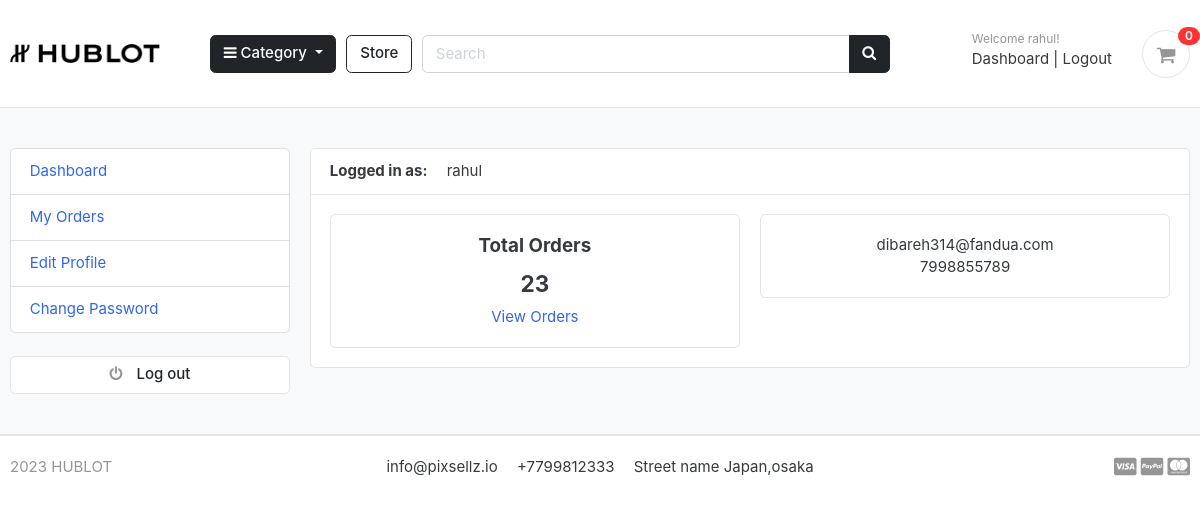
Screenshot of /accounts/dashboard/ (signed in) with the database file from the repository.
### accounts/models.py (models this page shows, shortened)
class Account(AbstractBaseUser):
    first_name = models.CharField(max_length=50)
    last_name  = models.CharField(max_length=50)
    username  = models.CharField(max_length=50, unique=True)
    email  = models.EmailField(max_length=100, unique=True)
    phone_number  = models.CharField(max_length=50)
    is_block      = models.BooleanField(default=False)
    date_joined   = models.DateTimeField(auto_now_add=True)
    last_login    = models.DateTimeField(auto_now_add=True)
    is_admin      = models.BooleanField(default=False)
    is_staff      = models.BooleanField(default=False)
    is_active     = models.BooleanField(default=False)
    is_superadmin = models.BooleanField(default=False)
    USERNAME_FIELD  = 'email'
    REQUIRED_FIELDS = ['username', 'first_name', 'last_name']
    objects = MyAccountManager()      #we need to tell Account that we are using myaccmanager

### accounts/views.py (the view)
# urls.py: path('dashboard/', views.dashboard, name='dashboard'),
@login_required(login_url = 'login')
def dashboard(request):
    orders       = Order.objects.order_by('-created_at').filter(user_id = request.user.id, is_ordered=True)
    orders_count = orders.count()
    context = {
        'orders_count': orders_count,
    }
    return render(request, 'accounts/dashboard.html', context)

### cart/context_processors.py (called while the page is built)
def counter(request):
    cart_count = 0
    if 'admin' in request.path:
        return {}
    else:
        try:
            cart = Cart.objects.filter(cart_id=_cart_id(request))
            if request.user.is_authenticated:
                 cart_items = CartItem.objects.all().filter(user=request.user)
            else:
                 cart_items = CartItem.objects.all().filter(cart=cart[:1])
            for cart_item in cart_items:
                cart_count += cart_item.quantity
        except Cart.DoesNotExist:
            cart_count = 0
    return dict(cart_count=cart_count)

### cart/views.py (called while the page is built)
def _cart_id(request):
    cart     = request.session.session_key
    if not cart:
        cart = request.session.create()
    return cart

### category/context_processors.py (called while the page is built)
def menu_links(request):
    links = Category.objects.all()
    return dict(links=links)

### category/models.py (called while the page is built)
    def get_url(self):
            return reverse('products_by_category', args=[self.slug])

### templates/accounts/dashboard.html (shortened to what this page needs)
{% extends 'base.html' %}
{% block content %}
<section class="section-conten padding-y bg">
	<div class="container">
		<div class="row">
			{% include 'includes/dashboard_sidebar.html' %}
			<main class="col-md-9">
				<article class="card">
					<header class="card-header">
						<strong class="d-inline-block mr-3">Logged in as:</strong>
						<span>{{user.first_name}}</span>
					</header>
					<div class="card-body">
						<div class="row">
							<div class="col-md-6">
								<div class="card" style="text-align:center;">
									<div class="card-body">
										<h5 class="card-title">Total Orders</h5>
										<h4>{{orders_count}}</h4>
										<a href="{% url 'my_orders' %}">View Orders</a>
									</div>
								</div>
							</div>
							<div class="col-md-6">
								<div class="card" style="text-align:center;">
									<div class="card-body">
										<p class="mb-0">{{user.email}}</p>
										<p>{{user.phone_number}}</p>
									</div>
								</div>
							</div>
						</div>
					</div>
				</article>
			</main>
		</div>
	</div>
</section>
{% endblock %}

### templates/includes/navbar.html (shortened to what this page needs)
{% load static %}
    <header class="section-header">
        <section class="header-main border-bottom">
            <div class="container-fluid">
        <div class="row align-items-center">
            <div class="col-lg-2 col-md-3 col-6">
                <a href="{% url 'home' %}" class="brand-wrap" >
                    <img class="logo" src="{% static './images/watchlogo.jpg' %}" width = '150px' style = "max-height:77px;" >
                </a>
            </div>
            <div class="col-lg col-sm col-md col-6 flex-grow-0">
                <div class="category-wrap dropdown d-inline-block float-right">
                    <button type="button" class="btn btn-dark dropdown-toggle" data-toggle="dropdown">
                        <i class="fa fa-bars"></i> Category
                    </button>
                </div>
            </div>
            <a href="{% url 'store' %}" class="btn btn-outline-dark">Store</a>
            <div class="col-lg  col-md-6 col-sm-12 col">
                <form action="{% url 'search' %}" class="search" method='GET'>
                    <div class="input-group w-100">
                        <input type="text" class="form-control" style="width:60%;" placeholder="Search" name="keyword">
                        <div class="input-group-append">
                          <button class="btn btn-dark" type="submit">
                            <i class="fa fa-search"></i>
                          </button>
                        </div>
                    </div>
                </form>
            </div>
            <div class="col-lg-3 col-sm-6 col-8 order-2 order-lg-3">
                        <div class="d-flex justify-content-end mb-3 mb-lg-0">
                            {% if user.id is None %}
                            <div class="widget-header">
                                <small class="title text-muted">Welcome guest!</small>
                                <div>
                                    <a href="{% url 'login' %}">Log in</a> <span class="dark-transp"> | </span>
                                    <a href="{% url 'register' %}"> Register</a>
                                </div>
                            </div>
                            {% else %}
                            <div class="widget-header">
                                <small class="title text-muted">Welcome {{user.first_name}}!</small>
                                <div>
                                    <a href="{% url 'dashboard' %}">Dashboard</a> <span class="dark-transp"> | </span>
                                    <a href="{% url 'logout' %}">Logout</a>
                                </div>
                            </div>
                            {% endif %}
                            <a href="{% url 'cart' %}" class="widget-header pl-3 ml-3">
                                <div class="icon icon-sm rounded-circle border"><i class="fa fa-shopping-cart"></i></div>
                                <span class="badge badge-pill badge-danger notify">{{cart_count}}</span>
                            </a>
                        </div>
                    </div>
        </div>
            </div>
        </section>
        </header>

### Watch/static/css/ui.css (style rules this page uses)
html { font-family: "Inter", sans-serif; font-size: 15px; }
.icon-xs, .icon-sm, .icon-md, .icon-lg { display: inline-block; text-align: center; flex-shrink: 0; flex-grow: 0; }
.icon-sm { width: 48px; height: 48px; line-height: 48px !important; font-size: 20px; }
.padding-y { padding-top: 40px; padding-bottom: 40px; }
article:after, .form-group:after { display: block; clear: both; content: ""; }
.bg { background-color: #f8f9fa; }
p:last-child { margin-bottom: 0; }
.header-main { position: relative; padding-top: 1rem; padding-bottom: 1rem; }
.brand-wrap .logo, .navbar-brand .logo { margin-right: 7px; max-height: 42px; display: inline-block; }
.widget-header { display: inline-block; vertical-align: middle; position: relative; }
.widget-header a { color: #343a40; }
.widget-header i { color: #969696; }
.widget-header .title { display: block; }
.widget-header .notify { position: absolute; top: -3px; right: -10px; }
.notify { position: absolute; top: -4px; right: -10px; display: inline-block; padding: 0.25em 0.6em; font-size: 12px; line-height: 1; text-align: center; border-radius: 3rem; color: #fff; background-color: #fa3434; }

### rows the page displays
Account: first_name "rahul", email "dibareh314@fandua.com", phone_number "7998855789"

### other values shown
{{ cart_count }} "0"
{{ orders_count }} "23"
